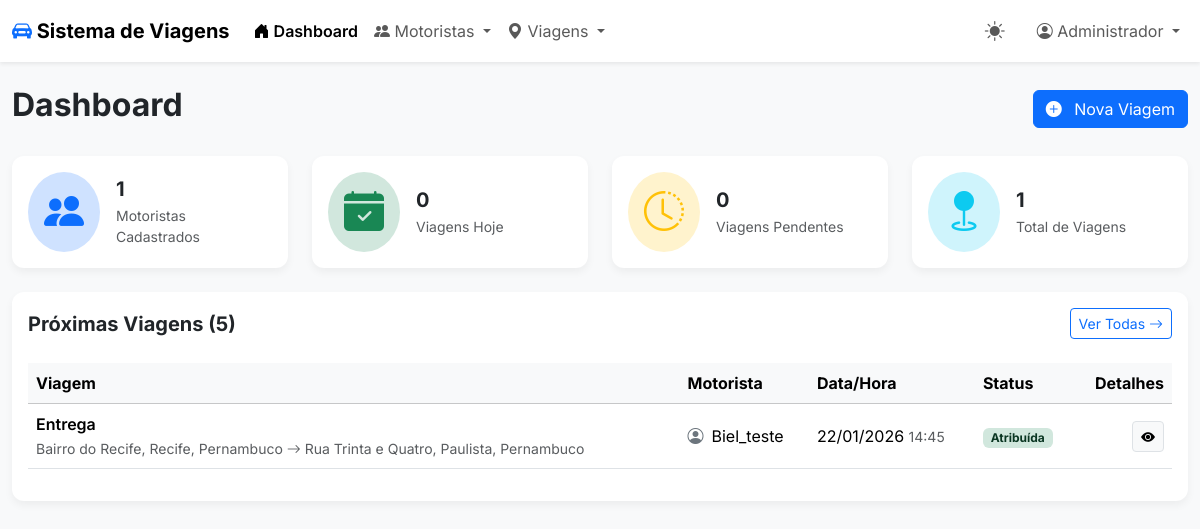
The page /home on the database its author committed.
### models/models.py (models this page shows, shortened)
class Viagem(db.Model):
    __tablename__ = 'viagem'
    id = db.Column(db.Integer, primary_key=True)
    titulo = db.Column(db.String(100), nullable=False)
    descricao = db.Column(db.Text, nullable=True)
    local_partida = db.Column(db.String(200))
    local_destino = db.Column(db.String(200))
    distancia_km = db.Column(db.Float, nullable=True)       # Ex: 12.5
    tempo_estimado = db.Column(db.String(50), nullable=True) # Ex: "45" ou "1h 20m"
    horario_estimado_partida = db.Column(db.Time, nullable=True)
    horario_estimado_volta = db.Column(db.Time, nullable=True)
    data_viagem = db.Column(db.Date, nullable=False)
    status = db.Column(db.String(50), default='Pendente')
    id_admin_criador = db.Column(db.Integer, db.ForeignKey('administrador.id'), nullable=True)
    atribuicoes = db.relationship('Atribuicao', backref='viagem', lazy=True, cascade="all, delete-orphan")

class Motorista(db.Model):
    __tablename__ = 'motorista'
    id = db.Column(db.Integer, primary_key=True)
    nome = db.Column(db.String(100), nullable=False)
    email = db.Column(db.String(100), unique=True, nullable=False)
    telefone = db.Column(db.String(20))
    topico_ntfy = db.Column(db.String(100), unique=True, nullable=True)
    ativo = db.Column(db.Boolean, default=True)
    atribuicoes = db.relationship('Atribuicao', backref='motorista', lazy=True)

### routes/home.py (the view)
@home_bp.route('/home')
def home_page():
    print("--- INÍCIO DA ROTA HOME ---") # Log no terminal
    try:
        todos_motoristas = motorista_service.get_all()
        todas_viagens = viagem_service.get_all()
        print(f"Passo 1 OK: {len(todos_motoristas)} motoristas, {len(todas_viagens)} viagens.")
        hoje = date.today()
        total_motoristas = len(todos_motoristas)
        total_viagens = len(todas_viagens)
        viagens_hoje = []
        for v in todas_viagens:
            if v.data_viagem and v.data_viagem == hoje:
                viagens_hoje.append(v)
        viagens_pendentes = [v for v in todas_viagens if v.status == 'Pendente']
        qtd_hoje = len(viagens_hoje)
        qtd_pendentes = len(viagens_pendentes)
        print("Passo 2 (Cálculos) OK")
        viagens_futuras = [v for v in todas_viagens if v.data_viagem and v.data_viagem >= hoje]
        viagens_futuras.sort(key=lambda x: (x.data_viagem, x.horario_estimado_partida or time.min))
        proximas_5_viagens = viagens_futuras[:5]
        print("Passo 3 (Ordenação) OK")
        stats = {
            'motoristas': total_motoristas,
            'hoje': qtd_hoje,
            'pendentes': qtd_pendentes,
            'total': total_viagens
        }
        return render_template('home.html', stats=stats, proximas_viagens=proximas_5_viagens)
    except Exception as e:
        import traceback
        traceback.print_exc()
        print(f"ERRO FATAL: {e}")
        return f"<h1>Ocorreu um erro no servidor:</h1><p>{e}</p>", 500

### repositories/motorista_repository.py (called while the page is built)
    def get_all(self):
        admins = Motorista.query.all()
        return admins # <-- CORRIGIDO (faltava 'return' no seu código original)

### repositories/viagem_repository.py (called while the page is built)
    def get_all(self):
        viagens = Viagem.query.order_by(Viagem.data_viagem.desc()).all()
        return viagens

### services/motorista_service.py (called while the page is built)
    def get_all(self):
        return self.repo.get_all()

### services/viagem_service.py (called while the page is built)
    def get_all(self):
        return self.repo.get_all()

### templates/home.html (shortened to what this page needs)
<!DOCTYPE html>
<html lang="pt-br">
<head>
    <link href="https://cdn.jsdelivr.net/npm/bootstrap@5.3.3/dist/css/bootstrap.min.css" rel="stylesheet">
    <link rel="stylesheet" href="https://cdn.jsdelivr.net/npm/bootstrap-icons@1.11.3/font/bootstrap-icons.min.css">
</head>
<body>
    <nav class="navbar navbar-expand-lg sticky-top">
        <div class="container-fluid">
            <a class="navbar-brand fw-bold" href="/home">
                <i class="bi bi-car-front-fill text-primary"></i> Sistema de Viagens
            </a>
            <div class="collapse navbar-collapse" id="navbarNav">
                <ul class="navbar-nav me-auto mb-2 mb-lg-0">
                    <li class="nav-item">
                        <a class="nav-link active fw-semibold" href="/home">
                            <i class="bi bi-house-door-fill"></i> Dashboard
                        </a>
                    </li>
                    <li class="nav-item dropdown">
                        <a class="nav-link dropdown-toggle" href="#" role="button" data-bs-toggle="dropdown">
                            <i class="bi bi-people-fill"></i> Motoristas
                        </a>
                    </li>
                    <li class="nav-item dropdown">
                        <a class="nav-link dropdown-toggle" href="#" role="button" data-bs-toggle="dropdown">
                            <i class="bi bi-geo-alt-fill"></i> Viagens
                        </a>
                    </li>
                </ul>
                <div class="navbar-nav me-3">
                    <a id="theme-toggle" class="nav-link theme-toggle">
                        <i class="bi bi-sun-fill"></i>
                    </a>
                </div>
                <ul class="navbar-nav">
                    <li class="nav-item dropdown">
                        <a class="nav-link dropdown-toggle" href="#" role="button" data-bs-toggle="dropdown">
                            <i class="bi bi-person-circle"></i> Administrador
                        </a>
                    </li>
                </ul>
            </div>
        </div>
    </nav>
    <main class="container-fluid mt-4">
        <div class="d-flex justify-content-between align-items-center mb-4">
            <h1 class="h2 fw-bold">Dashboard</h1>
            <a href="/viagem/" class="btn btn-primary">
                <i class="bi bi-plus-circle-fill me-2"></i> Nova Viagem
            </a>
        </div>
        <div class="row g-4 mb-4">
            <div class="col-md-6 col-lg-3">
                <div class="card dashboard-card">
                    <div class="card-body d-flex align-items-center">
                        <div class="bg-primary-subtle text-primary p-3 rounded-circle me-3">
                            <i class="bi bi-people-fill display-6"></i>
                        </div>
                        <div>
                            <h5 class="card-title fw-bold mb-1">{{ stats.motoristas }}</h5>
                            <p class="card-text text-muted mb-0 small">Motoristas Cadastrados</p>
                        </div>
                    </div>
                </div>
            </div>
            <div class="col-md-6 col-lg-3">
                <div class="card dashboard-card">
                    <div class="card-body d-flex align-items-center">
                        <div class="bg-success-subtle text-success p-3 rounded-circle me-3">
                            <i class="bi bi-calendar-check-fill display-6"></i>
                        </div>
                        <div>
                            <h5 class="card-title fw-bold mb-1">{{ stats.hoje }}</h5>
                            <p class="card-text text-muted mb-0 small">Viagens Hoje</p>
                        </div>
                    </div>
                </div>
            </div>
            <div class="col-md-6 col-lg-3">
                <div class="card dashboard-card">
                    <div class="card-body d-flex align-items-center">
                        <div class="bg-warning-subtle text-warning p-3 rounded-circle me-3">
                            <i class="bi bi-clock-history display-6"></i>
                        </div>
                        <div>
                            <h5 class="card-title fw-bold mb-1">{{ stats.pendentes }}</h5>
                            <p class="card-text text-muted mb-0 small">Viagens Pendentes</p>
                        </div>
                    </div>
                </div>
            </div>
            <div class="col-md-6 col-lg-3">
                <div class="card dashboard-card">
                    <div class="card-body d-flex align-items-center">
                        <div class="bg-info-subtle text-info p-3 rounded-circle me-3">
                            <i class="bi bi-geo-fill display-6"></i>
                        </div>
                        <div>
                            <h5 class="card-title fw-bold mb-1">{{ stats.total }}</h5>
                            <p class="card-text text-muted mb-0 small">Total de Viagens</p>
                        </div>
                    </div>
                </div>
            </div>
        </div>
        <div class="card dashboard-card">
            <div class="card-header bg-transparent border-0 pt-3 d-flex justify-content-between align-items-center">
                <h5 class="fw-bold mb-0">Próximas Viagens (5)</h5>
                <a href="/viagem/historico" class="btn btn-sm btn-outline-primary">
                    Ver Todas <i class="bi bi-arrow-right"></i>
                </a>
            </div>
            <div class="card-body">
                <div class="table-responsive">
                    <table class="table table-hover align-middle">
                        <thead class="table-light">
                            <tr>
                                <th>Viagem</th>
                                <th>Motorista</th>
                                <th>Data/Hora</th>
                                <th>Status</th>
                                <th class="text-end">Detalhes</th>
                            </tr>
                        </thead>
                        <tbody>
                            {% for v in proximas_viagens %}
                            <tr>
                                <td>
                                    <span class="fw-semibold">{{ v.titulo }}</span>
                                    <br><small class="text-muted">{{ v.local_partida }} <i class="bi bi-arrow-right"></i> {{ v.local_destino }}</small>
                                </td>
                                <td>
                                    {% if v.atribuicoes %}
                                        <div class="d-flex align-items-center">
                                            <i class="bi bi-person-circle text-secondary me-2"></i>
                                            {{ v.atribuicoes[0].motorista.nome }}
                                        </div>
                                    {% else %}
                                        <span class="text-muted fst-italic small">-- Não Atribuído --</span>
                                    {% endif %}
                                </td>
                                <td>
                                    {{ v.data_viagem.strftime('%d/%m/%Y') }}
                                    <span class="text-muted small">
                                        {{ v.horario_estimado_partida.strftime('%H:%M') if v.horario_estimado_partida else '' }}
                                    </span>
                                </td>
                                <td>
                                    {% if v.status == 'Concluída' %}
                                        <span class="badge bg-secondary-subtle text-secondary-emphasis">Concluída</span>
                                    {% elif v.status == 'Atribuída' %}
                                        <span class="badge bg-success-subtle text-success-emphasis">Atribuída</span>
                                    {% else %}
                                        <span class="badge bg-warning-subtle text-warning-emphasis">Pendente</span>
                                    {% endif %}
                                </td>
                                <td class="text-end">
                                    <a href="/viagem/detalhes/{{ v.id }}" class="btn btn-sm btn-light border">
                                        <i class="bi bi-eye-fill"></i>
                                    </a>
                                </td>
                            </tr>
                            {% endfor %}
                        </tbody>
                    </table>
                </div>
            </div>
        </div>
    </main>
</body>
</html>

### templates/home.html (style rules this page uses)
:root { --light-bg: #f8f9fa; --light-card: #ffffff; --light-text: #212529; --light-border: rgba(0, 0, 0, 0.075); --light-shadow: 0 0.25rem 0.5rem rgba(0, 0, 0, 0.05); --light-hover-shadow: 0 0.5rem 1rem rgba(0, 0, 0, 0.1); }
body { font-family: 'Inter', sans-serif; background-color: var(--light-bg); color: var(--light-text); transition: background-color 0.3s ease, color 0.3s ease; }
.navbar { background-color: var(--light-card); box-shadow: 0 0.125rem 0.25rem var(--light-border); }
.dashboard-card { border: none; border-radius: 0.75rem; background-color: var(--light-card); box-shadow: var(--light-shadow); transition: all 0.3s ease; }
.theme-toggle { font-size: 1.25rem; cursor: pointer; }

### rows shown on the page
Viagem: titulo "Entrega", local_partida "Bairro do Recife, Recife, Pernambuco", local_destino "Rua Trinta e Quatro, Paulista, Pernambuco", nome "Biel_teste", data_viagem "22/01/2026", horario_estimado_partida "14:45", status "Atribuída"

### other values the page prints
{{ stats.motoristas }} "1"
{{ stats.hoje }} "0"
{{ stats.pendentes }} "0"
{{ stats.total }} "1"
